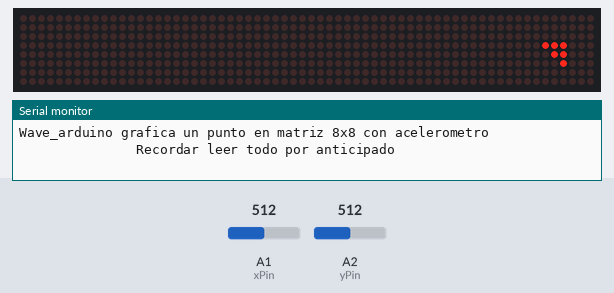
Bench run of a sketch on a simulated Arduino Uno, built with avr-gcc and run on an emulated ATmega328P. Parts: 64×8 LED matrix, the last lines printed to the serial monitor. The test bench sets the inputs (shaded band); at power-on: A1 (xPin) = 512, A2 (yPin) = 512.

Above: at 2.2 s.
2.3 s: A1 (xPin) set to 716
At 5.0 s:
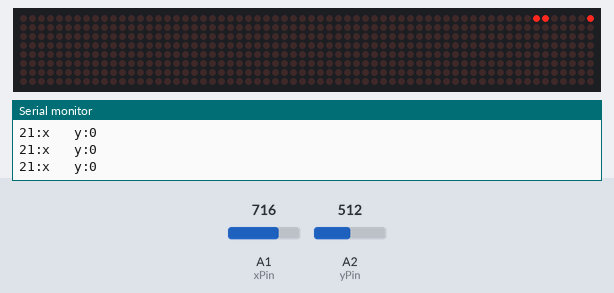
5.3 s: A2 (yPin) set to 716
At 5.8 s:
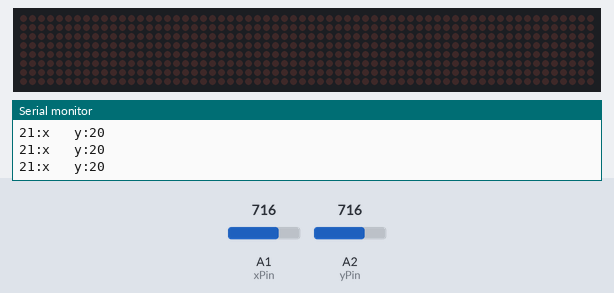
6.8 s: A2 (yPin) set to 511
At 8.0 s:
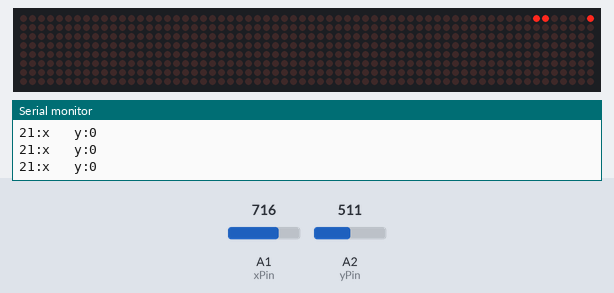
9.8 s: A1 (xPin) set to 511
11.3 s: A1 (xPin) set to 306
At 11.6 s:
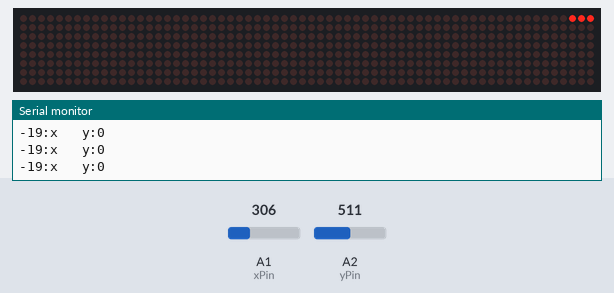
12.8 s: A1 (xPin) set to 900
At 13.8 s:
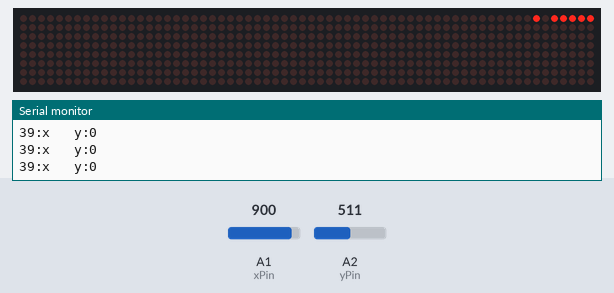
Timing chart, 0 to 15.3 s (numbered marks = the images above; inputs shaded):
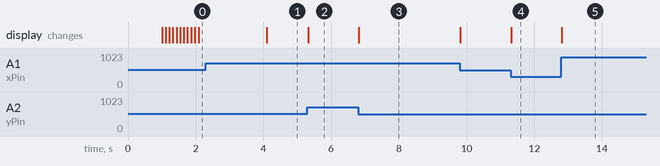

The sketch:

grahp_position.ino
```cpp
#include <LedControl.h> //la libreria es LedControl-master.zip
int xPin = A1; // lee X_OUT
int yPin = A2; // lee Y_OUT
int  x = 0; //Almacena el xPin
int  y = 0; //Almacena el yPin
int gx = 0; //Almacena el resultado de la division entre x / 10
int gy = 0; //Almacena el resultado de la division entre y / 10
int mode = 0; //un valor a ser untilizado posteriormente para un cambio de modos al pulsar un boton

int DIN = 12;
int CS =  11;
int CLK = 10;

byte  px[]=   {0x80,0x40,0x20,0x10,0x08,0x04,0x02,0x01}; //Puntos de posicion en el eje X
byte  py[8]=  {0,0,0,0,0,0,0,0}; //Puntos de posicion en el eje Y
//Animacion inicial a0, a1 y a2
byte a0[8]=  {0,0,0,0,0,0,0,0};
byte a1[8]=  {0x00,0x00,0x00,0x18,0x18,0x08,0x00,0x00};
byte a2[8]=  {0x00,0x00,0x00,0x38,0x18,0x08,0x00,0x00};

LedControl lc=LedControl (DIN,CLK,CS,0);

void setup() {
  Serial.begin(9600);
  analogReference(EXTERNAL);
  pinMode(xPin, INPUT);       // establece xPin como variable de entrada
  pinMode(yPin, INPUT);       // establece yPin como variable de entrada
  lc.shutdown(0,false);       // El MAX72XX is in power-saving mode on startup
  lc.setIntensity(0, 5);      // Configuracion del brillo para max o min valor 5 - 30...
  lc.clearDisplay(0);         // Limpiador de pantalla
  Serial.println("Wave_arduino grafica un punto en matriz 8x8 con acelerometro"); delay(100);
  Serial.println("               Recordar leer todo por anticipado            "); delay(900);
}

void loop() {
  //Llamado a la funcion logo y comprobacion si se ha ejecutado con anterioridad
  if(mode == 0) { Logo(); }
  //Llamado a la funcion para graficar el punto en la matriz
  if(mode == 1) { GraficaPoint(); }
}

void Logo(){
  int i = 0;
  int ib = 0;
  for(i=0;i<6;i++){
    a0 [i] = 8;
    printByte(a0);
    delay(100);
    if (i == 2){
        for(ib=0;ib<3;ib++){
          if(ib < 3){
            a0[ib] = 0;
            printByte(a0);
            delay(100);
            }
        }
     }
  }
  printByte(a1);
    delay(120);
  printByte(a2);
    delay(2000);
  mode = ++mode; //cambia el valor de modo de 0 a 1
  }

void GraficaPoint(){
    //leemos y almacenamos la posicion en x & y
    x = analogRead(xPin) - 501;
    y = analogRead(yPin) - 510;
    //la dividimos entre diez para obtener enteros de menor valor
    gx = x / 10;
    Serial.print(gx);
    Serial.print(":x\t y:");
    gy = y / 10;
    Serial.println(gy);
    if(gy >= 0){  //Si gy >= 0 ejecutar...
        /*la pocicion Y esta definida dinamicamente por gy utilizando los valores del 0 al 7,
        mientras que gx toma un valor de la matriz px utilizando 0 or 7 para graficar la posicion en X*/
        py[gy] = px[gx];
        printByte(py); //Se ejecuta la funcion printByte(namematriz); para imprimir el resultado
        py[gy]= 0; //Restablece la posicion en el eje Y a su valor inicial
        }
}

void printByte(byte character [])
{
  int i = 0;
  for(i=0;i<8;i++)
  {
    lc.setRow(0,i,character[i]);
  }
}
```

Measured:
- after the input at 2.3 s, the display: changes after 1.8 s (image 1)
- after the input at 5.3 s, the display: changes at once (image 2)
- after the input at 6.8 s, the display: changes at once (image 3)
- after the input at 11.3 s, the display: changes at once (image 4)
- after the input at 12.8 s, the display: changes at once (image 5)
